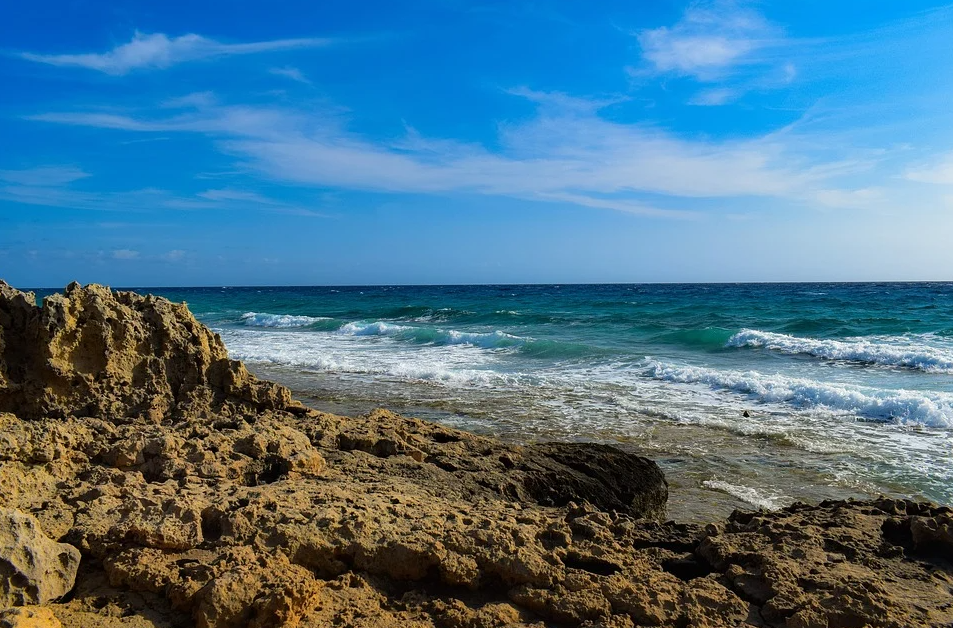
#> input picture Material_TPs/TP2/img1.png, 953 x 628 px
$ jupyter execute TP2.ipynb   (older library calls are emulated)
#> lines starting #> are read from the running program, lines starting #| are printed output that depends on the picture; long printed decimals are rounded
[cell 1]
# Imports
import cv2
import numpy as np
import matplotlib.pyplot as plt
from scipy.fftpack import fft2, fftshift, ifft2, ifftshift

Implementar la función create_gauss_filter (h, w, k_size, sigma) para crear filtros gaussianos para filtrado espectral. Debe retornar un filtro gaussiano de tamaño HxW en dominio espacial y su transformada
de Fourier.

[cell 2]
def create_gauss_filter(h, w, k_size, sigma):
    """Creates a 2D Gaussian filter and its Fourier transform.

    Args:
        h (int): Height of the filter.
        w (int): Width of the filter.
        k_size (int): Size of the kernel.
        sigma (float): Standard deviation for the Gaussian kernel.

    Returns:
        filter_spatial (numpy.ndarray): The 2D Gaussian filter.
        filter_fourier (numpy.ndarray): Fourier transform of the Gaussian filter.
    """
    # Create a 1D Gaussian kernel
    kernel = cv2.getGaussianKernel(k_size, sigma)

    # Compute the 2D Gaussian filter by multiplying the 1D kernel with its transpose
    filter_spatial = np.outer(kernel, kernel.T)

    # Pad the filter to the desired size (h x w) with zeros
    filter_spatial_padded = np.zeros((h, w))
    filter_spatial_padded[:k_size, :k_size] = filter_spatial

    # Compute the Fourier transform of the Gaussian filter
    filter_fourier = fftshift(fft2(filter_spatial_padded))

    return filter_spatial_padded, filter_fourier

1. Graficar ambas representaciones para diferentes tamaños de kernel y sigma. Aplicar el filtro una imagen para validar el funcionamiento en el dominio espectral.

[cell 3]
# Parámetros del filtro
h, w = 64, 64
k_sizes = [7, 15, 31]
sigmas = [1.0, 2.0, 3.0]

# Cargar una imagen de ejemplo
image = cv2.imread(r'Material_TPs/TP2/img1.png', cv2.IMREAD_GRAYSCALE)
#> image: shape (628, 953); min 0, max 254, mean 113.6

# Graficar las representaciones del filtro para diferentes tamaños de kernel y sigma
for k_size in k_sizes:
    for sigma in sigmas:
        # Crear el filtro gaussiano y su transformada de Fourier
        filter_spatial, filter_fourier = create_gauss_filter(h, w, k_size, sigma)

        # Redimensionar la imagen para que coincida con el tamaño del filtro
        image_resized = cv2.resize(image, (w, h), interpolation=cv2.INTER_LINEAR)

        # Aplicar la transformada de Fourier a la imagen redimensionada
        image_fourier = fftshift(fft2(image_resized))

        # Aplicar el filtro gaussiano en el dominio espectral
        filtered_image_fourier = image_fourier * filter_fourier

        # Obtener la imagen filtrada en el dominio espacial
        filtered_image = np.real(ifft2(ifftshift(filtered_image_fourier)))

        # Filtrar la imagen utilizando cv2.GaussianBlur()
        filtered_image_cv2 = cv2.GaussianBlur(image_resized, (k_size, k_size), sigmaX=sigma, sigmaY=sigma)

        # Graficar el filtro en el dominio espacial
        plt.figure(figsize=(8, 4))
        plt.subplot(1, 2, 1)
        plt.imshow(filter_spatial, cmap='jet')
        plt.title(f'Filtro gaussiano (Kernel={k_size}, Sigma={sigma})')
        plt.axis('off')

        # Graficar la transformada de Fourier del filtro
        plt.subplot(1, 2, 2)
        plt.imshow(np.abs(filter_fourier), cmap='jet')
        plt.title('Transformada de Fourier')
        plt.axis('off')

        plt.tight_layout()
        plt.show()

        # Graficar la imagen original y la imagen filtrada
        plt.figure(figsize=(10, 5))
        plt.subplot(1, 3, 1)
        plt.imshow(image, cmap='gray')
        plt.title('Imagen original')
        plt.axis('off')

        plt.subplot(1, 3, 2)
        plt.imshow(filtered_image, cmap='gray')
        plt.title('Filtrado en el dominio espectral')
        plt.axis('off')

        plt.subplot(1, 3, 3)
        plt.imshow(filtered_image_cv2, cmap='gray')
        plt.title('Filtrado con cv2.GaussianBlur()')
        plt.axis('off')

        plt.tight_layout()
        plt.show()
#> this loop made 3 passes
#> pass 1, `plt.show()`:
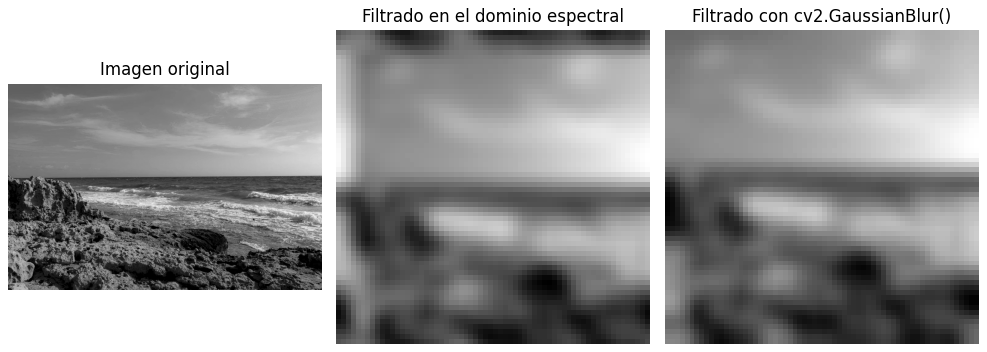
#> figure drawn by matplotlib, 3 panels
#> pass 1, `plt.show()`:
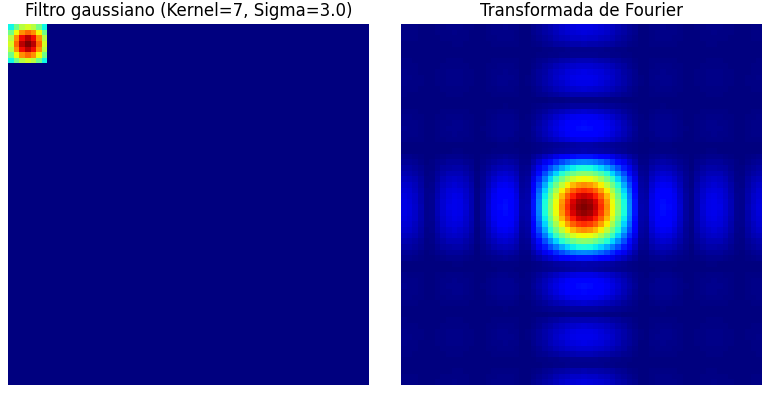
#> figure drawn by matplotlib, 2 panels
#> after the loop:
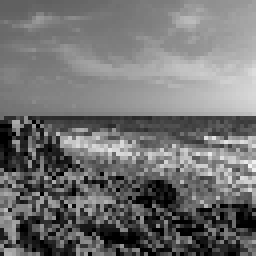
#> image_resized: shape (64, 64) (shown 4 times larger); min 0, max 244, mean 113.7

[cell 4]
# Parámetros del filtro
h, w = 64, 64
k_size = 15
sigmas = [1.0, 1.5, 2.0, 2.5, 3.0, 3.5, 4.0]

# Cargar una imagen de ejemplo
image = cv2.imread(r'Material_TPs/TP2/img1.png', cv2.IMREAD_GRAYSCALE)

ssd_values = []
# Filtrar la imagen utilizando cv2.GaussianBlur() con diferentes sigmas y calcular el SSD
for sigma in sigmas:
    _, filter_fourier = create_gauss_filter(h, w, k_size, sigma)
    image_resized = cv2.resize(image, (w, h), interpolation=cv2.INTER_LINEAR)
    image_fourier = fftshift(fft2(image_resized))
    filtered_image_fourier = image_fourier * filter_fourier
    filtered_image = np.real(ifft2(ifftshift(filtered_image_fourier)))
    filtered_image_cv2 = cv2.GaussianBlur(image_resized, (k_size, k_size), sigmaX=sigma, sigmaY=sigma)
    ssd = np.sum((filtered_image - filtered_image_cv2) ** 2)
    ssd_values.append(ssd)
#> this loop made 7 passes
#> ssd on passes 1 to 7: 11054321.4, 9221153.9, 7780809.7, 6658652.7, 5848186.3, 5309159.2, 4941215.8
#> pass 1, `filtered_image = np.real(ifft2(ifftshift(filtered_image_fourier)))`:
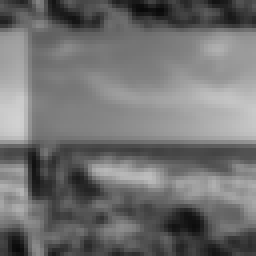
#> filtered_image: shape (64, 64) float64 (shown 4 times larger); min 9.33, max 210, mean 113.7
#> pass 1, `filtered_image_cv2 = cv2.GaussianBlur(image_resized, (k_size, k_size),..`:
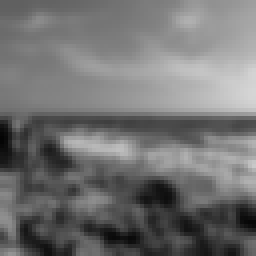
#> filtered_image_cv2: shape (64, 64) (shown 4 times larger); min 4, max 213, mean 113.6
#> after the loop, ssd_values = [11054321.4, 9221153.9, 7780809.7, 6658652.7, 5848186.3, 5309159.2, 4941215.8]

# Graficar el resultado del SSD en función del sigma utilizado
plt.plot(sigmas, ssd_values, marker='o')
plt.xlabel('Sigma')
plt.ylabel('SSD')
plt.title('SSD en función del valor de Sigma')
plt.grid(True)
plt.show()
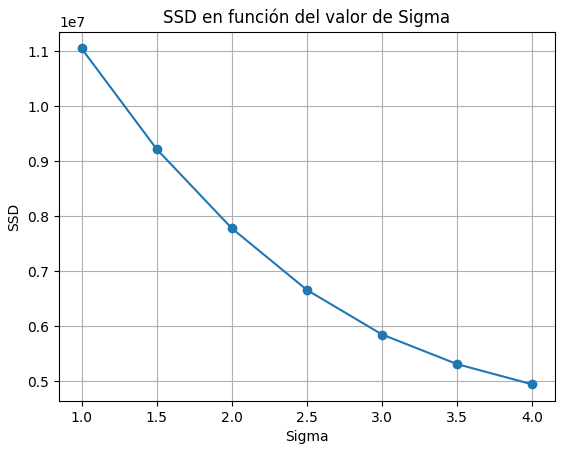
#> figure drawn by matplotlib, 1 panel

2. Usando el método descripto en el paper "Image Sharpness Measure for Blurred Images in Frequency Domain" comparar el resultado de un filtrado por convolución con el filtrado espectral.

[cell 5]
def image_quality_measure(image):
    # Calcular la transformada de Fourier de la imagen
    f = np.fft.fftshift(np.fft.fft2(image))

    # Calcular el espectro de frecuencia centrado
    fc = np.abs(f)

    # Calcular el valor máximo en el espectro de frecuencia centrado
    m = np.max(fc)

    # Calcular el umbral para contar los píxeles significativos en el espectro de frecuencia
    thres = m / 1000

    # Contar los píxeles significativos en el espectro de frecuencia
    th = np.sum(fc > thres)

    # Calcular la medida de calidad de imagen (FM)
    fm = th / (m * image.size)

    return fm

# Cargar la imagen
image = cv2.imread(r'Material_TPs/TP2/img1.png', cv2.IMREAD_GRAYSCALE)

# Realizar el filtrado por convolución
kernel = np.ones((5, 5)) / 25
#> kernel = [[0.04, 0.04, 0.04, 0.04, 0.04], [0.04, 0.04, 0.04, 0.04, 0.04], [0.04, 0.04, 0.04, 0.04, 0.04], [0.04, 0.04, 0.04, 0.04, 0.04], [0.04, 0.04, 0.04, 0.04, 0.04]]
image_convolved = cv2.filter2D(image, -1, kernel)
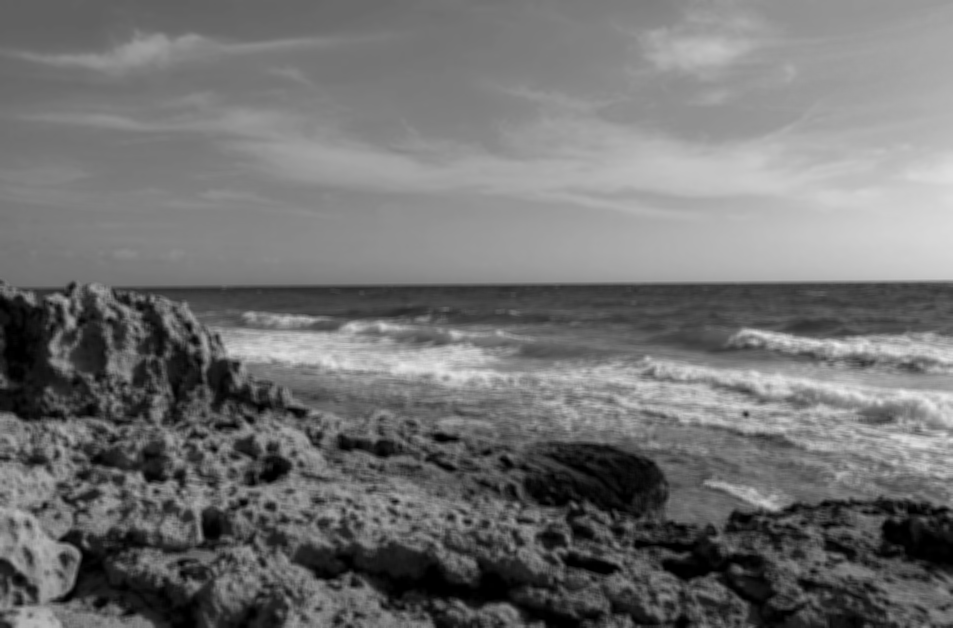
#> image_convolved: shape (628, 953); min 0, max 235, mean 113.6

# Aplicar el filtrado en el dominio espectral
image_fourier = np.fft.fftshift(np.fft.fft2(image))
kernel_fourier = np.fft.fftshift(np.fft.fft2(kernel, s=image.shape))
image_filtered_fourier = image_fourier * kernel_fourier
image_filtered = np.real(np.fft.ifft2(np.fft.ifftshift(image_filtered_fourier)))
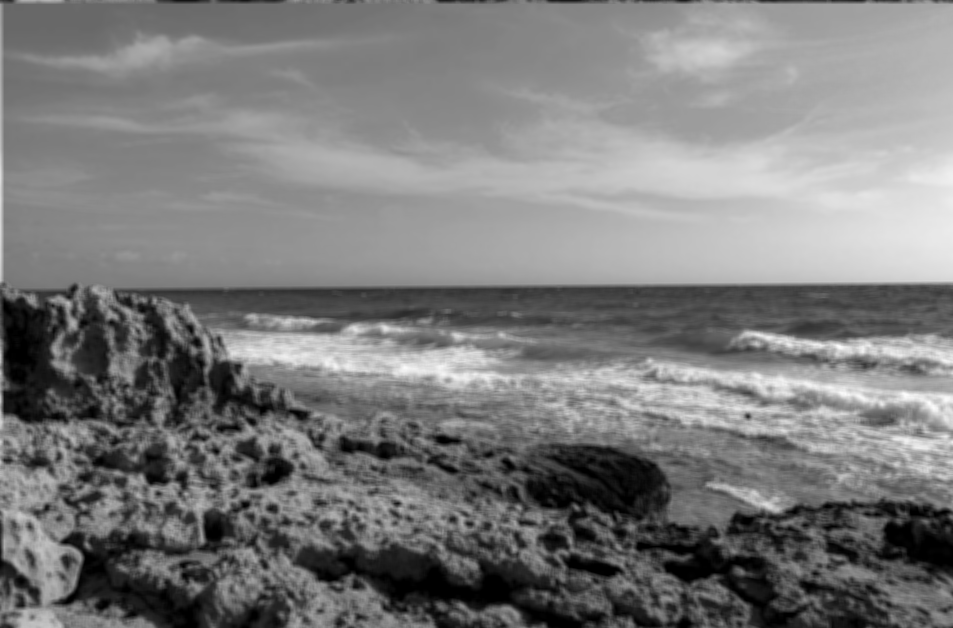
#> image_filtered: shape (628, 953) float64; min -2.17e-13, max 234.8, mean 113.6; drawn with min black and max white

# Calcular la medida de calidad de imagen (FM) para cada método de filtrado
fm_convolved = image_quality_measure(image_convolved)
#> in image_quality_measure, `m = np.max(fc)`: m = 68013912
#> in image_quality_measure, `thres = m / 1000`: thres = 68013.9
#> in image_quality_measure, `th = np.sum(fc > thres)`: th = 5797
#> in image_quality_measure, `fm = th / (m * image.size)`: fm = 1.42e-10
#> fm_convolved = 1.42e-10
fm_filtered = image_quality_measure(image_filtered)
#> fm_filtered = 1.39e-10

print('Medida de calidad de imagen (FM) - Filtrado por convolución:', fm_convolved)
#| Medida de calidad de imagen (FM) - Filtrado por convolución: 1.424141036693793e-10
print('Medida de calidad de imagen (FM) - Filtrado espectral:', fm_filtered)
#| Medida de calidad de imagen (FM) - Filtrado espectral: 1.3902121121169577e-10

3. Repetir la comparación usando uno de los métodos descriptos en el apéndice del paper "Analysis of focus measure operators in shape-from-focus"

[cell 6]
# Esta metrica es definida en el apendice del paper (pagina 1429)
def laplacian_variance(image):
    # Calcular el Laplaciano de la imagen
    laplacian = cv2.Laplacian(image, cv2.CV_64F)
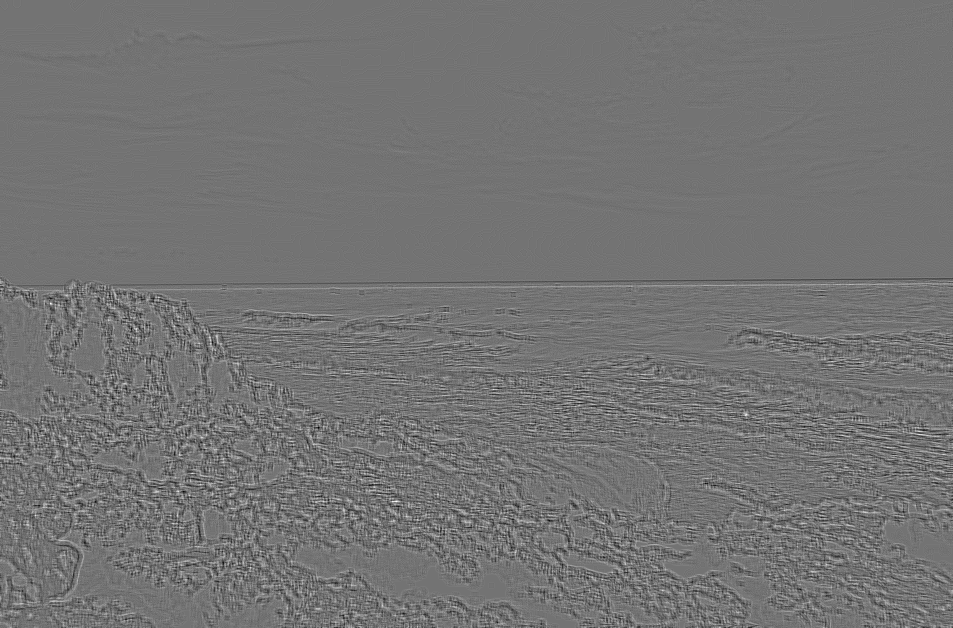
#> laplacian: shape (628, 953) float64; min -50, max 60, mean 0; drawn with min black and max white

    # Calcular la media del Laplaciano
    mean = np.mean(laplacian)
#> mean = -0.00139

    # Calcular la varianza del Laplaciano
    variance = np.mean((laplacian - mean) ** 2)
#> variance = 41.57

    return variance

# Cargar la imagen
image = cv2.imread(r'Material_TPs/TP2/img1.png', cv2.IMREAD_GRAYSCALE)

# Realizar el filtrado por convolución
kernel = np.ones((5, 5)) / 25
image_convolved = cv2.filter2D(image, -1, kernel)

# Aplicar el filtrado en el dominio espectral
image_fourier = np.fft.fftshift(np.fft.fft2(image))
kernel_fourier = np.fft.fftshift(np.fft.fft2(kernel, s=image.shape))
image_filtered_fourier = image_fourier * kernel_fourier
image_filtered = np.real(np.fft.ifft2(np.fft.ifftshift(image_filtered_fourier)))

# Calcular la metrica
fm_convolved = laplacian_variance(image_convolved)
#> fm_convolved = 41.57
fm_filtered = laplacian_variance(image_filtered)
#> in laplacian_variance (call 2), `laplacian = cv2.Laplacian(image, cv2.CV_64F)`:
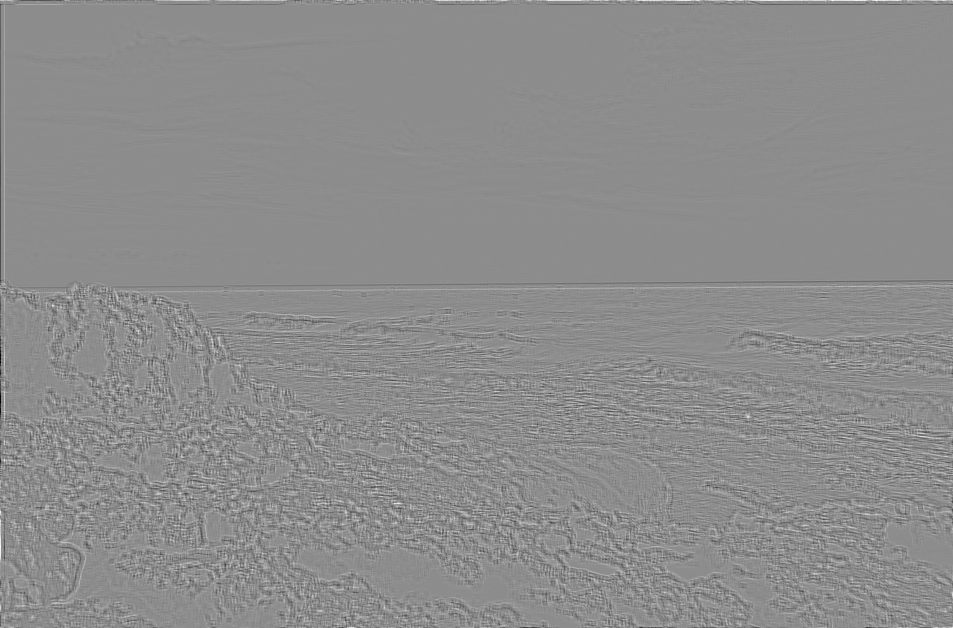
#> laplacian: shape (628, 953) float64; min -84.64, max 68.64, mean 0; drawn with min black and max white
#> in laplacian_variance (call 2), `mean = np.mean(laplacian)`: mean = 0.00401
#> in laplacian_variance (call 2), `variance = np.mean((laplacian - mean) ** 2)`: variance = 43.86
#> fm_filtered = 43.86

print('Medida de calidad de imagen (Laplacian var) - Filtrado por convolución:', fm_convolved)
#| Medida de calidad de imagen (Laplacian var) - Filtrado por convolución: 41.572
print('Medida de calidad de imagen (Laplacian var) - Filtrado espectral:', fm_filtered)
#| Medida de calidad de imagen (Laplacian var) - Filtrado espectral: 43.855
